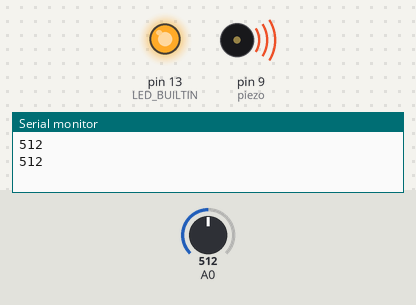
The sketch below on a simulated Arduino Uno, built with avr-gcc and run on an emulated ATmega328P. Parts: output pins drawn as LEDs (lit = HIGH), buzzer (waves = sounding), the last lines printed to the serial monitor. The inputs (shaded band) are chosen by the test bench; at power-on: A0 = 512.

Above: at 1.8 s.
1.9 s: A0 set to 483
At 2.6 s:
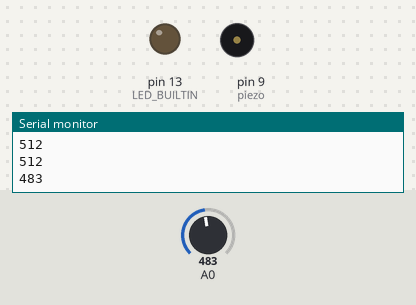
3.5 s: A0 set to 510
At 5.2 s:
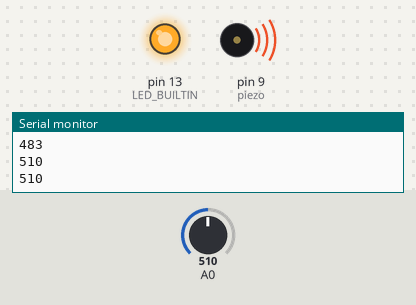
5.5 s: A0 set to 490
At 6.8 s:
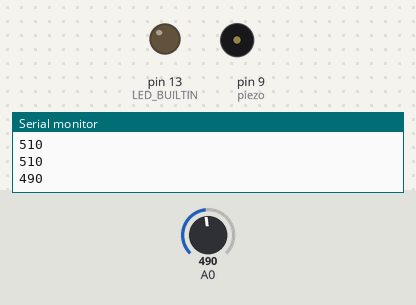
Timing chart, 0 to 8.5 s (numbered marks = the images above; inputs shaded):
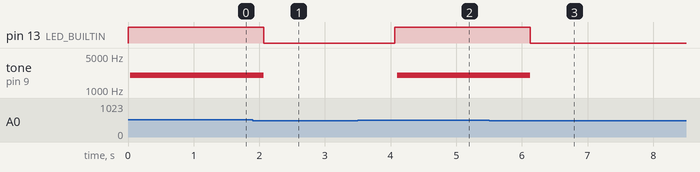

Measured:
- the behaviour switches between 501 and 500 on A0 (found by bisection; images 0 and 1)
- after the input at 1.9 s, pin 13 (LED_BUILTIN): HIGH → LOW after 0.17 s; tone on pin 9 (piezo): 2017 Hz → silent after 0.17 s
- after the input at 3.5 s, pin 13 (LED_BUILTIN): LOW → HIGH after 0.57 s; tone on pin 9 (piezo): silent → 2017 Hz after 0.60 s
- after the input at 5.5 s, pin 13 (LED_BUILTIN): HIGH → LOW after 0.63 s; tone on pin 9 (piezo): 2017 Hz → silent after 0.63 s

The sketch:

sensor_gas.ino
```cpp
// Code cảm biến gas
// Piezo chân số 9
//
int piezo = 9;

void setup() {
  Serial.begin(9600);  //Mở cổng Serial để giap tiếp | tham khảo Serial
  pinMode(LED_BUILTIN, OUTPUT);
  pinMode(piezo, OUTPUT);
}

void loop() {
  int value = analogRead(A0);   //đọc giá trị điện áp ở chân A0 - chân cảm biến
                                //(value luôn nằm trong khoảng 0-1023)
  Serial.println(value);        //xuất ra giá trị vừa đọc
  if(value > 500) {
    digitalWrite(LED_BUILTIN, HIGH);
    piezoSound(piezo);
  }
  else {
    digitalWrite(LED_BUILTIN, LOW);
    noTone(piezo);
  }

  //-----------------------------------------------------
  delay(1000);           //đợi 1 giây để bạn kịp tháy serial - (optional)
}

void piezoSound(int piezo) {
  int toneVal;
  float sinVal;
  for (int i = 0; i < 180; i++){
      sinVal = sin(i * 3.1412 / 180);
      toneVal = int(sinVal * 1000) + 2000;
      tone(piezo, toneVal);
  }
}
```
